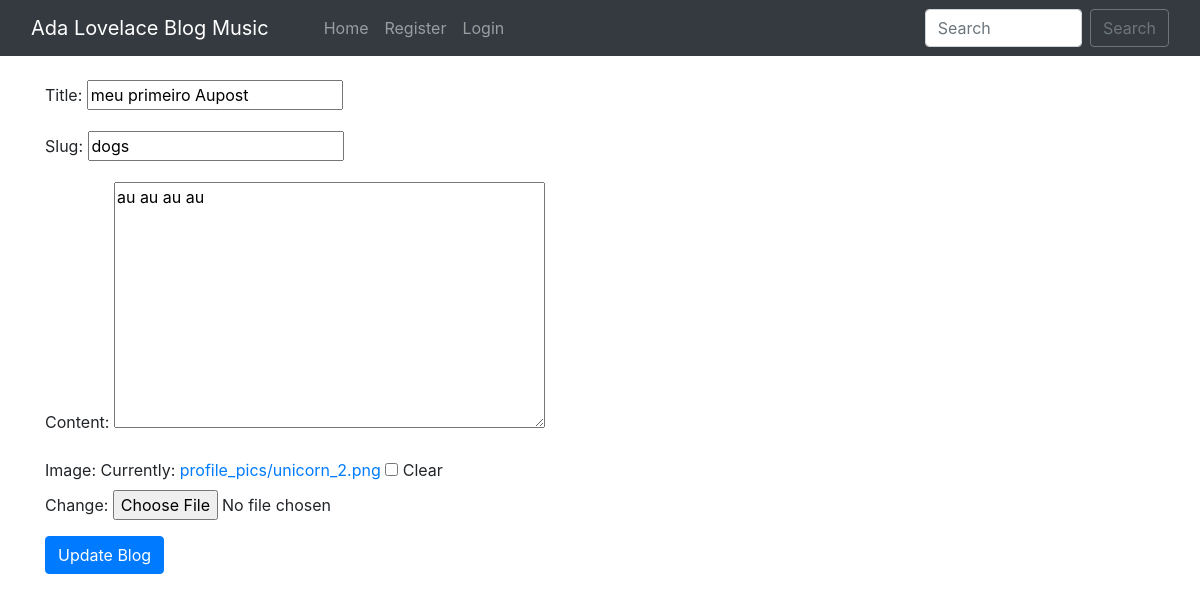
Page /edit_blog_post/dogs/ on the committed database.
### home/models.py (models this page shows, shortened)
class BlogPost(models.Model):
    title=models.CharField(max_length=255)
    author= models.ForeignKey(User, on_delete=models.CASCADE)
    slug=models.CharField(max_length=130)
    content=RichTextUploadingField()
    image = models.ImageField(upload_to="profile_pics", blank=True, null=True)
    dateTime=models.DateTimeField(auto_now_add=True)

### home/views.py (the view)
class UpdatePostView(UpdateView):
    model = BlogPost
    template_name = 'edit_blog_post.html'
    fields = ['title', 'slug', 'content', 'image']

### home/templates/edit_blog_post.html (shortened to what this page needs)
{% extends 'base.html' %}
{% block body %}
<form enctype="multipart/form-data" method="POST"> {% csrf_token %}
<div class="container mt-4">
{{ form.as_p }}
<button class="btn btn-primary">Update Blog</button>
</div>
</form>
{% endblock %}

### rows in the picture
BlogPost: title "meu primeiro Aupost", slug "dogs", content "au au au au"
